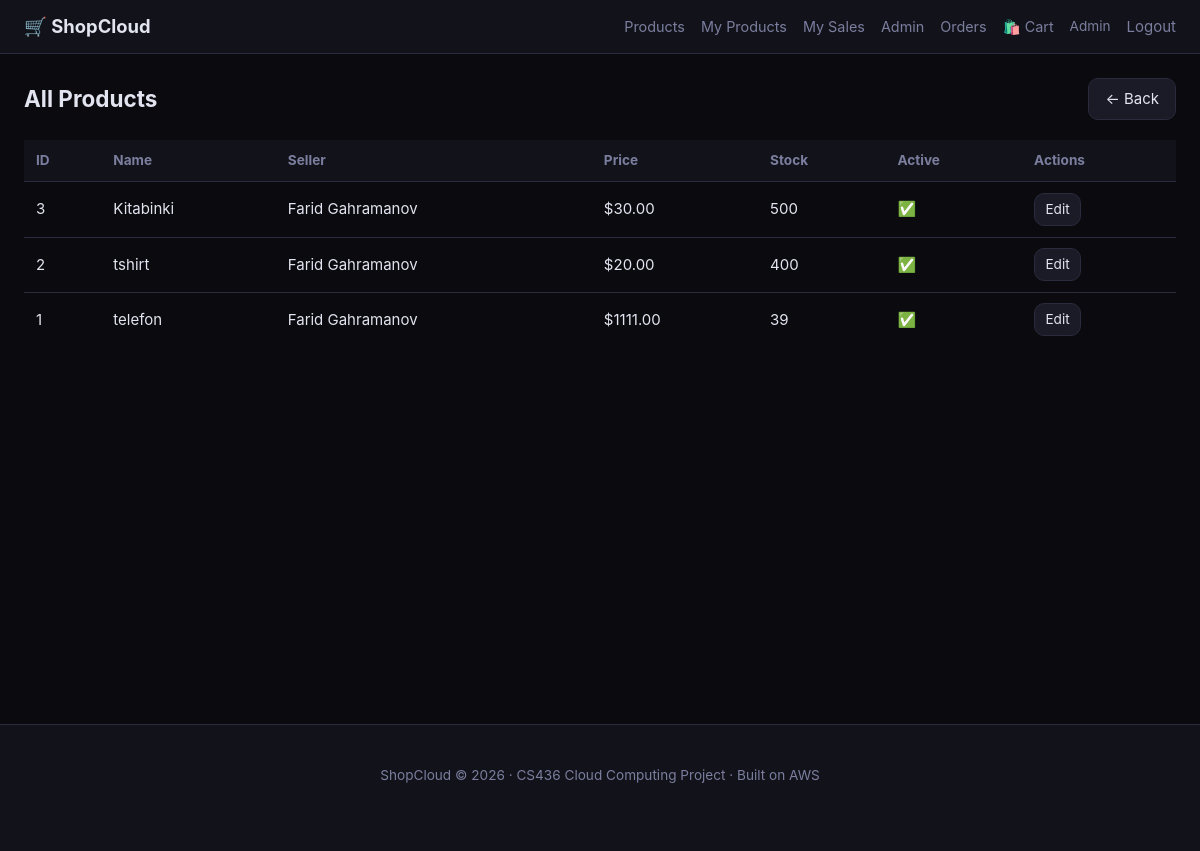
/admin/products (signed in), run on the app's committed database.
### app/models.py (models this page shows, shortened)
class User(UserMixin, db.Model):
    __tablename__ = "users"
    id:            Mapped[int]      = mapped_column(Integer, primary_key=True)
    email:         Mapped[str]      = mapped_column(String(255), unique=True, nullable=False, index=True)
    password_hash: Mapped[str]      = mapped_column(String(255), nullable=False)
    full_name:     Mapped[str]      = mapped_column(String(200), nullable=False, default="")
    role:          Mapped[str]      = mapped_column(String(20),  nullable=False, default="buyer")
    is_active:     Mapped[bool]     = mapped_column(Boolean, default=True)
    created_at:    Mapped[datetime] = mapped_column(DateTime(timezone=True), default=_utcnow)
    products: Mapped[list["Product"]] = relationship("Product", back_populates="seller", cascade="all, delete-orphan")
    orders:   Mapped[list["Order"]]   = relationship("Order",   back_populates="buyer",  cascade="all, delete-orphan")
    @property
    def is_seller(self):  return self.role == "seller"
    @property
    def is_admin(self):   return self.role == "admin"

class Product(db.Model):
    __tablename__ = "products"
    id:          Mapped[int]            = mapped_column(Integer, primary_key=True)
    seller_id:   Mapped[int]            = mapped_column(ForeignKey("users.id", ondelete="CASCADE"), nullable=False, index=True)
    category_id: Mapped[int | None]     = mapped_column(ForeignKey("categories.id"), nullable=True)
    name:        Mapped[str]            = mapped_column(String(200), nullable=False)
    description: Mapped[str]            = mapped_column(Text, default="")
    price:       Mapped[Decimal]        = mapped_column(Numeric(10, 2), nullable=False)
    stock:       Mapped[int]            = mapped_column(Integer, default=0)
    image_key:   Mapped[str | None]     = mapped_column(String(500), nullable=True)
    is_active:   Mapped[bool]           = mapped_column(Boolean, default=True)
    created_at:  Mapped[datetime]       = mapped_column(DateTime(timezone=True), default=_utcnow)
    updated_at:  Mapped[datetime]       = mapped_column(DateTime(timezone=True), default=_utcnow, onupdate=_utcnow)
    seller:   Mapped["User"]          = relationship("User",     back_populates="products")
    category: Mapped["Category|None"] = relationship("Category", back_populates="products")
    order_items: Mapped[list["OrderItem"]] = relationship("OrderItem", back_populates="product")

### app/routes/admin.py (the view)
@bp.route("/products")
@admin_required
def products():
    all_products = db.session.scalars(
        select(Product).order_by(Product.created_at.desc())
    ).all()
    return render_template("admin/products.html", products=all_products)

### app/routes/admin.py (called while the page is built)
def admin_required(fn):
    from functools import wraps
    @wraps(fn)
    def wrapper(*args, **kwargs):
        if not current_user.is_authenticated or not current_user.is_admin:
            abort(403)
        return fn(*args, **kwargs)
    return login_required(wrapper)

### app/templates/admin/products.html (shortened to what this page needs)
{% extends "base.html" %}
{% block content %}
<div class="page-header">
  <h2>All Products</h2>
  <a href="{{ url_for('admin.overview') }}" class="btn">← Back</a>
</div>
<table class="table">
  <thead><tr><th>ID</th><th>Name</th><th>Seller</th><th>Price</th><th>Stock</th><th>Active</th><th>Actions</th></tr></thead>
  <tbody>
    {% for p in products %}
      <tr>
        <td>{{ p.id }}</td>
        <td>{{ p.name }}</td>
        <td>{{ p.seller.full_name }}</td>
        <td>${{ "%.2f"|format(p.price) }}</td>
        <td>{{ p.stock }}</td>
        <td>{{ '✅' if p.is_active else '❌' }}</td>
        <td>
          <a href="{{ url_for('seller.edit_product', product_id=p.id) }}" class="btn btn-sm">Edit</a>
        </td>
      </tr>
    {% endfor %}
  </tbody>
</table>
{% endblock %}

### app/templates/base.html (shortened to what this page needs)
<!doctype html>
<html lang="en">
<head>
  <link rel="stylesheet" href="{{ url_for('static', filename='css/style.css') }}">
</head>
<body>
<nav class="navbar">
  <div class="nav-inner">
    <a class="brand" href="{{ url_for('shop.index') }}">🛒 ShopCloud</a>
    <div class="nav-links">
      <a href="{{ url_for('shop.catalog') }}">Products</a>
      {% if current_user.is_authenticated %}
        {% if current_user.is_seller or current_user.is_admin %}
          <a href="{{ url_for('seller.dashboard') }}">My Products</a>
          <a href="{{ url_for('seller.seller_orders') }}">My Sales</a>
        {% endif %}
        {% if current_user.is_admin %}
          <a href="{{ url_for('admin.overview') }}">Admin</a>
        {% endif %}
        <a href="{{ url_for('shop.my_orders') }}">Orders</a>
        <a href="{{ url_for('shop.cart') }}" class="cart-icon">
          🛍️ Cart {% if session.get('cart') %}<span class="badge">{{ session['cart']|length }}</span>{% endif %}
        </a>
        <span class="nav-user">{{ current_user.full_name }}</span>
        <form method="post" action="{{ url_for('auth.logout') }}" class="inline-form">
          <button class="btn-link" type="submit">Logout</button>
        </form>
      {% else %}
        <a href="{{ url_for('shop.cart') }}" class="cart-icon">🛍️ Cart</a>
        <a href="{{ url_for('auth.login') }}">Login</a>
        <a href="{{ url_for('auth.register') }}" class="btn btn-primary btn-sm">Sign up</a>
      {% endif %}
    </div>
  </div>
</nav>
<main class="main">
  <div class="container">
    {% block content %}{% endblock %}
  </div>
</main>
<footer class="footer">
  <div class="container">
    <p>ShopCloud &copy; 2026 · CS436 Cloud Computing Project · Built on AWS</p>
  </div>
</footer>
</body>
</html>

### app/static/css/style.css (style rules this page uses)
:root { --bg: #0a0a0f; --panel: #12131a; --panel2: #1a1b26; --border: #2a2b3d; --text: #e2e4ef; --muted: #7b7e9e; --accent: #6366f1; --accent-h: #818cf8; --success: #22c55e; --danger: #ef4444; --warning: #f59e0b; --radius: 10px; --maxw: 1200px; }
* { box-sizing: border-box; margin: 0; padding: 0; }
body { background: var(--bg); color: var(--text); font: 15px/1.6 -apple-system, BlinkMacSystemFont, "Segoe UI", sans-serif; min-height: 100vh; }
a { color: var(--accent); text-decoration: none; }
.navbar { background: var(--panel); border-bottom: 1px solid var(--border); position: sticky; top: 0; z-index: 100; }
.nav-inner { max-width: var(--maxw); margin: 0 auto; padding: 0.75rem 1.5rem; display: flex; align-items: center; justify-content: space-between; gap: 1rem; }
.brand { font-size: 1.15rem; font-weight: 700; color: var(--text); }
.nav-links { display: flex; align-items: center; gap: 1rem; flex-wrap: wrap; }
.nav-links a { color: var(--muted); font-size: 0.9rem; }
.nav-user { color: var(--muted); font-size: 0.85rem; }
.cart-icon { position: relative; }
.inline-form { display: inline; }
.btn-link { background: none; border: none; color: var(--muted); cursor: pointer; font: inherit; padding: 0; }
.main { min-height: calc(100vh - 130px); }
.container { max-width: var(--maxw); margin: 0 auto; padding: 1.5rem 1.5rem 3rem; }
.footer { background: var(--panel); border-top: 1px solid var(--border); padding: 1rem; text-align: center; color: var(--muted); font-size: 0.85rem; }
.btn { display: inline-block; padding: 0.5rem 1rem; border-radius: var(--radius); border: 1px solid var(--border); background: var(--panel2); color: var(--text); cursor: pointer; font: inherit; text-decoration: none; transition: 0.15s; }
.btn-sm { padding: 0.3rem 0.65rem; font-size: 0.85rem; }
.table { width: 100%; border-collapse: collapse; margin-top: 0.5rem; }
.table th { text-align: left; padding: 0.6rem 0.75rem; background: var(--panel); color: var(--muted); font-size: 0.85rem; border-bottom: 1px solid var(--border); }
.table td { padding: 0.65rem 0.75rem; border-bottom: 1px solid var(--border); vertical-align: middle; }
.table tr:last-child td { border-bottom: none; }
.page-header { display: flex; justify-content: space-between; align-items: center; margin-bottom: 1.25rem; }

### data on the page
User: full_name "Admin"
Product: id "3", name "Kitabinki", seller.full_name "Farid Gahramanov", price "30.00", stock "500", is_active "✅"
Product: id "2", name "tshirt", seller.full_name "Farid Gahramanov", price "20.00", stock "400", is_active "✅"
Product: id "1", name "telefon", seller.full_name "Farid Gahramanov", price "1111.00", stock "39", is_active "✅"
